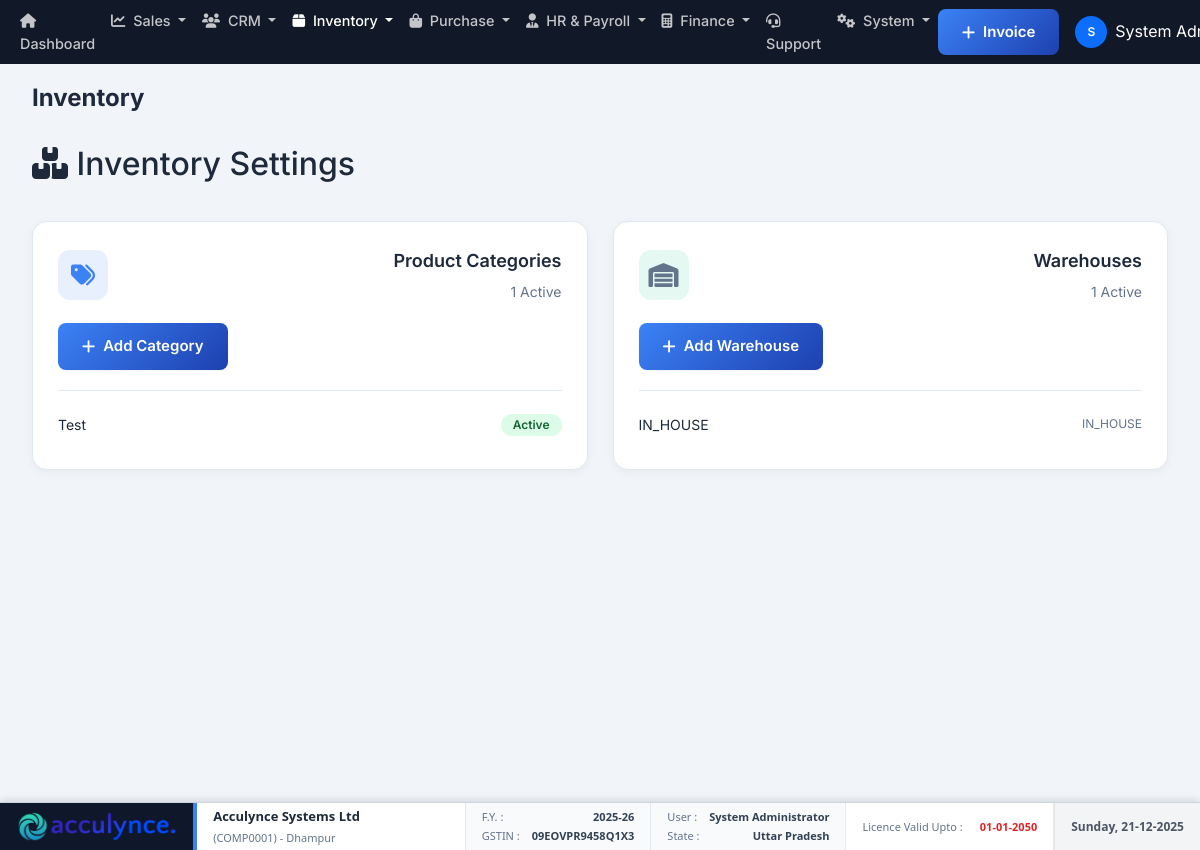
/modules/inventory/settings.php (signed in), run on the app's committed database.
### tables this page shows
CREATE TABLE `company_settings` (
  `id` int(11) NOT NULL,
  `company_name` varchar(200) NOT NULL,
  `industry_type` varchar(100) DEFAULT NULL,
  `business_type` varchar(100) DEFAULT NULL,
  `app_name` varchar(100) DEFAULT NULL,
  `theme_color` varchar(20) DEFAULT '#3b82f6',
  `address_line1` varchar(200) DEFAULT NULL,
  `address_line2` varchar(200) DEFAULT NULL,
  `city` varchar(100) DEFAULT NULL,
  `state` varchar(100) DEFAULT NULL,
  `country` varchar(100) DEFAULT 'India',
  `postal_code` varchar(20) DEFAULT NULL,
  `phone` varchar(20) DEFAULT NULL,
  `email` varchar(100) DEFAULT NULL,
  `website` varchar(100) DEFAULT NULL,
  `gstin` varchar(20) DEFAULT NULL,
  `pan` varchar(20) DEFAULT NULL,
  `bank_name` varchar(100) DEFAULT NULL,
  `bank_account_number` varchar(50) DEFAULT NULL,
  `bank_ifsc` varchar(20) DEFAULT NULL,
  `bank_branch` varchar(100) DEFAULT NULL,
  `bank_account_holder` varchar(200) DEFAULT NULL,
  `logo_path` varchar(255) DEFAULT NULL,
  `terms_conditions` text DEFAULT NULL,
  `created_at` timestamp NOT NULL DEFAULT current_timestamp(),
  `updated_at` timestamp NOT NULL DEFAULT current_timestamp() ON UPDATE current_timestamp(),
  `financial_year_start` int(11) DEFAULT 4 COMMENT 'Month number (1-12) when financial year starts',
  `currency_code` varchar(10) DEFAULT 'INR',
  `currency_symbol` varchar(10) DEFAULT '₹',
  `date_format` varchar(20) DEFAULT 'd-m-Y',
  `timezone` varchar(50) DEFAULT 'Asia/Kolkata',
  `invoice_prefix` varchar(20) DEFAULT 'INV',
  `quotation_prefix` varchar(20) DEFAULT 'QT',
  `invoice_footer` text DEFAULT NULL COMMENT 'Footer text for invoices',
  `company_registration_number` varchar(100) DEFAULT NULL,
  `tax_registration_date` date DEFAULT NULL,
  `linkedin_url` varchar(255) DEFAULT NULL,
  `facebook_url` varchar(255) DEFAULT NULL,
  `twitter_url` varchar(255) DEFAULT NULL,
  `instagram_url` varchar(255) DEFAULT NULL,
  `smtp_host` varchar(100) DEFAULT NULL,
  `smtp_port` int(11) DEFAULT 587,
  `smtp_username` varchar(100) DEFAULT NULL,
  `smtp_password` varchar(255) DEFAULT NULL,
  `smtp_encryption` varchar(10) DEFAULT 'tls',
  `email_from_name` varchar(100) DEFAULT NULL,
  `email_from_address` varchar(100) DEFAULT NULL,
  `enable_email_notifications` tinyint(1) DEFAULT 1,
  `invoice_due_days` int(11) DEFAULT 30 COMMENT 'Default payment terms in days',
  `low_stock_threshold` int(11) DEFAULT 10,
  `enable_multi_currency` tinyint(1) DEFAULT 0,
  `enable_barcode` tinyint(1) DEFAULT 1,
  `backup_frequency` varchar(20) DEFAULT 'daily',
  `last_backup_date` datetime DEFAULT NULL,
  `print_logo_on_invoice` tinyint(1) DEFAULT 1,
  `is_gst_registered` tinyint(1) DEFAULT 0,
  `enable_einvoicing` tinyint(1) DEFAULT 0
);

CREATE TABLE `product_categories` (
  `id` int(11) NOT NULL,
  `company_id` int(11) DEFAULT NULL,
  `name` varchar(100) NOT NULL,
  `parent_id` int(11) DEFAULT NULL,
  `description` text DEFAULT NULL,
  `is_active` tinyint(1) DEFAULT 1,
  `created_at` timestamp NOT NULL DEFAULT current_timestamp()
);

CREATE TABLE `warehouses` (
  `id` int(11) NOT NULL,
  `company_id` int(11) DEFAULT NULL,
  `name` varchar(100) NOT NULL,
  `code` varchar(20) NOT NULL,
  `address` text DEFAULT NULL,
  `city` varchar(50) DEFAULT NULL,
  `state` varchar(50) DEFAULT NULL,
  `country` varchar(50) DEFAULT NULL,
  `postal_code` varchar(10) DEFAULT NULL,
  `manager_id` int(11) DEFAULT NULL,
  `is_active` tinyint(1) DEFAULT 1,
  `created_at` timestamp NOT NULL DEFAULT current_timestamp()
);

### modules/inventory/settings.php (the view, shortened to what the rows shown need)
<?php
require_once '../../classes/Auth.php';
require_once '../../classes/Database.php';
$auth = new Auth();
$auth->requireLogin();
$user = $auth->getCurrentUser();
$db = Database::getInstance();
$categories = $db->fetchAll("SELECT * FROM product_categories WHERE company_id = ? ORDER BY name", [$user['company_id']]);
$warehouses = $db->fetchAll("SELECT * FROM warehouses WHERE company_id = ? ORDER BY name", [$user['company_id']]);
?>
<!DOCTYPE html>
<html lang="en">
<head>
    <link rel="stylesheet" href="../../public/assets/css/style.css">
    <link rel="stylesheet" href="https://cdnjs.cloudflare.com/ajax/libs/font-awesome/6.4.0/css/all.min.css">
</head>
<body>
    <div class="dashboard-wrapper">
        <?php include INCLUDES_PATH . '/sidebar.php'; ?>
        <main class="main-content">
            <?php include INCLUDES_PATH . '/header.php'; ?>
            <div class="content-area">
                <div style="display: flex; justify-content: space-between; align-items: center; margin-bottom: 30px;">
                    <h2><i class="fas fa-boxes"></i> Inventory Settings</h2>
                </div>
                <div class="settings-grid">
                    <div class="setting-card">
                        <div class="setting-list">
                            <?php foreach (array_slice($categories, 0, 5) as $cat): ?>
                                <div class="setting-list-item">
                                    <span><?php echo htmlspecialchars($cat['name']); ?></span>
                                    <span class="badge badge-success">Active</span>
                                </div>
                            <?php endforeach; ?>
                        </div>
                    </div>
                    <div class="setting-card">
                        <div class="setting-list">
                            <?php foreach ($warehouses as $wh): ?>
                                <div class="setting-list-item">
                                    <span><?php echo htmlspecialchars($wh['name']); ?></span>
                                    <span style="color: var(--text-secondary); font-size: 12px;"><?php echo htmlspecialchars($wh['code']); ?></span>
                                </div>
                            <?php endforeach; ?>
                        </div>
                    </div>
                </div>
            </div>
        </main>
    </div>
</body>
</html>

### includes/sidebar.php (shortened to what the rows shown need)
<?php
if (!isset($brandingSettings)) {
    $db = Database::getInstance();
    $brandingSettings = $db->fetchOne("SELECT app_name, logo_path, theme_color FROM company_settings WHERE id = ? LIMIT 1", [$_SESSION['company_id'] ?? 0]);
}
$appName = !empty($brandingSettings['app_name']) ? $brandingSettings['app_name'] : APP_NAME;
$logoPath = !empty($brandingSettings['logo_path']) ? BASE_URL . $brandingSettings['logo_path'] : '';
?>
<link href="https://cdn.jsdelivr.net/npm/bootstrap@5.3.0/dist/css/bootstrap.min.css" rel="stylesheet">
<link rel="stylesheet" href="https://cdnjs.cloudflare.com/ajax/libs/font-awesome/6.4.0/css/all.min.css">
<link rel="stylesheet" href="<?php echo BASE_URL; ?>public/assets/css/style.css?v=<?php echo time(); ?>">
<?php
$footerData = [];
$curMonth = date('n');
$curYear = date('Y');
if ($curMonth >= 4) {
    if ($curYear + 1 == 2000) { $yPart = '00'; } else { $yPart = substr($curYear + 1, -2); }
    $footerData['fy'] = $curYear . '-' . $yPart;
} else {
    $yPart = substr($curYear, -2);
    $footerData['fy'] = ($curYear - 1) . '-' . $yPart;
}
if (!isset($brandingSettings['gstin']) || !isset($brandingSettings['state'])) {
     if (isset($user['company_id'])) {
         $companyDetails = $db->fetchOne("SELECT company_name, gstin, state, address_line1, city FROM company_settings WHERE id = ?", [$user['company_id']]);
         $footerData['company_name'] = $companyDetails['company_name'] ?? $appName;
         $footerData['gst'] = $companyDetails['gstin'] ?? 'N/A';
         $footerData['state'] = $companyDetails['state'] ?? 'N/A';
         $footerData['address'] = $companyDetails['city'] ?? '';
     }
} else {
     $footerData['company_name'] = $brandingSettings['app_name'];
     $footerData['gst'] = $brandingSettings['gstin'] ?? 'N/A';
     $footerData['state'] = $brandingSettings['state'] ?? 'N/A';
}
if (isset($user['company_id'])) {
    $subData = $db->fetchOne("SELECT current_period_end, status FROM subscriptions WHERE company_id = ? AND status = 'active' ORDER BY current_period_end DESC LIMIT 1", [$user['company_id']]);
    $footerData['validity'] = $subData ? date('d-m-Y', strtotime($subData['current_period_end'])) : 'Trial/Expired';
    $footerData['company_id'] = 'COMP' . str_pad($user['company_id'], 4, '0', STR_PAD_LEFT);
} else {
    $footerData['validity'] = 'N/A';
    $footerData['company_id'] = 'N/A';
}
?>
<div class="sticky-footer">
    <div class="footer-box brand-box">
        <?php if ($logoPath): ?>
            <img src="<?php echo $logoPath; ?>" alt="Logo" class="footer-logo">
        <?php else: ?>
            <div class="footer-brand-text">AC</div>
        <?php endif; ?>
    </div>
    <div class="footer-box footer-info-box">
        <div class="info-row main">
            <strong><?php echo htmlspecialchars($footerData['company_name'] ?? 'Acculynce'); ?></strong>
        </div>
        <div class="info-row sub">
            (<?php echo htmlspecialchars($footerData['company_id'] ?? ''); ?>) <?php if(isset($footerData['address'])) echo '- ' . htmlspecialchars($footerData['address']); ?>
        </div>
    </div>
    <div class="footer-box fy-box">
        <div class="info-row">
            <span class="label">GSTIN :</span> <span class="value"><?php echo htmlspecialchars($footerData['gst'] ?? 'N/A'); ?></span>
        </div>
    </div>
    <div class="footer-box user-box">
        <div class="info-row">
            <span class="label">State :</span> <span class="value"><?php echo htmlspecialchars($footerData['state'] ?? 'N/A'); ?></span>
        </div>
    </div>
</div>

### data on the page
company_settings: logo_path (picture), company_name "Acculynce Systems Ltd", city "Dhampur", gstin "09EOVPR9458Q1X3", state "Uttar Pradesh"
product_categories: name "Test"
warehouses: name "IN_HOUSE", code "IN_HOUSE"

### other printed values
substr($user['full_name'], 0, 1) "S"
$user['full_name'] "System…"
$footerData['company_id'] "COMP0001"
$footerData['fy'] "2025-26"
$user['full_name'] "System Administrator"
$footerData['validity'] "01-01-2050"
count($categories) "1"
count($warehouses) "1"
